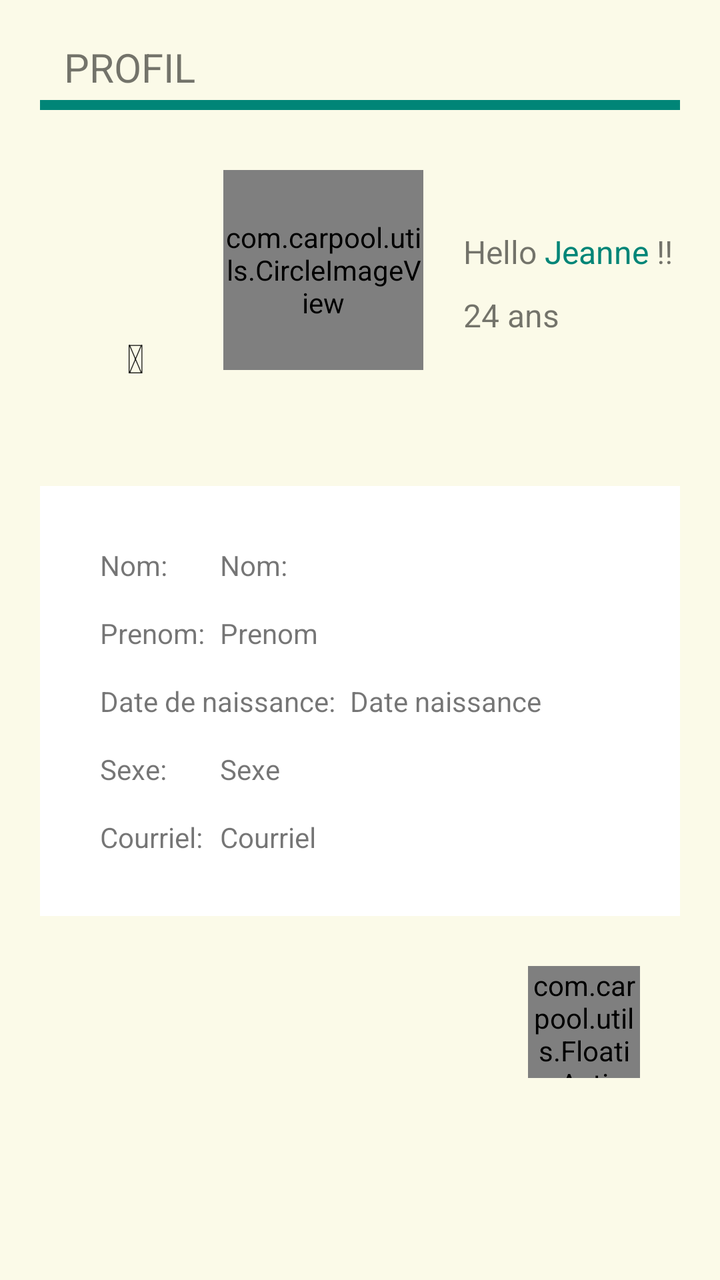
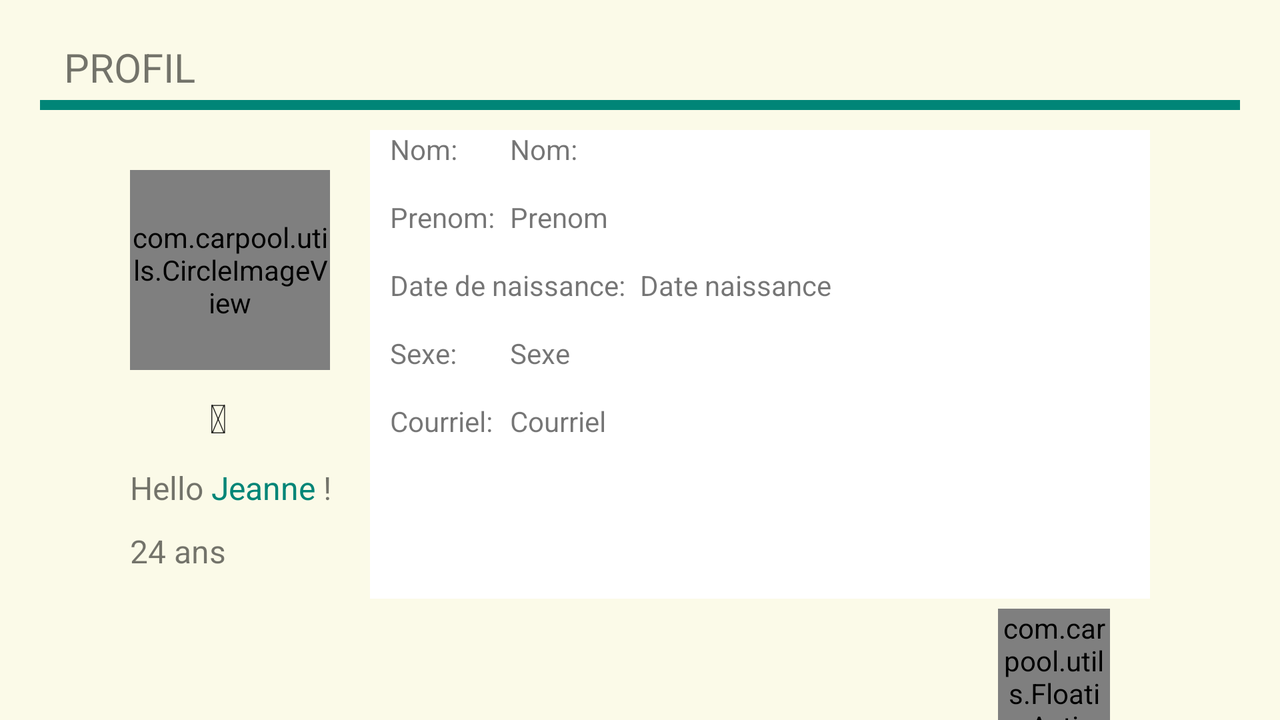

The same Android screen from two of the app's own layout files: first res/layout/ as a phone draws it, then the author's variant for another configuration, drawn on a device whose configuration selects that folder. Both files follow.
<!-- AndroidManifest.xml: application theme AppTheme -->
<!-- res/layout/fragment_profil_layout.xml -->
<?xml version="1.0" encoding="utf-8"?>
<RelativeLayout xmlns:android="http://schemas.android.com/apk/res/android"
    android:layout_width="match_parent"
    android:layout_height="match_parent"
    android:background="@color/bg_activite"
    xmlns:app="http://schemas.android.com/apk/res-auto"
    >
    <TextView
        android:layout_width="wrap_content"
        android:layout_height="wrap_content"
        android:text="PROFIL"
        android:gravity="center"
        android:textSize="20dp"
        android:id="@+id/textView"
        android:layout_alignParentTop="true"
        android:layout_alignParentStart="true"
        android:layout_marginStart="32dp"
        android:layout_marginTop="20dp"
        />


    <LinearLayout
        android:layout_width="fill_parent"
        android:layout_height="fill_parent"
        android:orientation="vertical"
        android:layout_marginLeft="20dp"
        android:layout_marginRight="20dp">

        <ImageView
            android:layout_width="fill_parent"
            android:layout_height="5dip"
            android:id="@+id/lineSeparator"
            android:src="@drawable/line"
            android:layout_marginTop="50dp"
            android:background="@color/material_deep_teal_500"
            />

            <LinearLayout
                android:layout_width="wrap_content"
                android:layout_height="wrap_content"
                android:layout_gravity="center"
                android:orientation="horizontal">

                <Button
                    android:layout_width="wrap_content"
                    android:layout_height="wrap_content"
                    android:layout_marginTop="100dp"
                    android:text="&#xf030;"
                    android:textSize="20sp"
                    android:id="@+id/indic_camera"
                    android:background="#00000000"

                    />
                <com.carpool.utils.CircleImageView
                    android:layout_width="100dp"
                    android:layout_height="100dp"
                    android:layout_centerInParent="true"
                    android:src="@drawable/unnamed"
                    app:border_width="2dp"
                    app:border_color="@color/dark"
                    android:layout_marginTop="30dp"
                />

                <LinearLayout
                    android:layout_width="wrap_content"
                    android:layout_height="wrap_content"
                    android:orientation="vertical">
                <LinearLayout
                    android:layout_width="wrap_content"
                    android:layout_height="wrap_content"
                    android:orientation="horizontal">
                <TextView
                    android:layout_width="wrap_content"
                    android:layout_height="wrap_content"
                    android:text="Hello "
                    android:textSize="16sp"
                    android:layout_marginLeft="20dp"
                    android:layout_marginTop="60dp"
                    />
                <TextView
                    android:layout_width="wrap_content"
                    android:layout_height="wrap_content"
                    android:text="Jeanne"
                    android:layout_marginTop="60dp"
                    android:textSize="16sp"
                    android:id="@+id/indic_pseudo"
                    android:textColor="@color/material_deep_teal_500"/>
                    <TextView
                        android:layout_width="wrap_content"
                        android:layout_height="wrap_content"
                        android:text=" !!"
                        android:layout_marginTop="60dp"
                        android:textSize="16sp"/>
                </LinearLayout>
                <TextView
                    android:layout_width="100dp"
                    android:layout_height="wrap_content"
                    android:text="24 ans"
                    android:layout_marginLeft="20dp"
                    android:layout_marginTop="10dp"
                    android:id="@+id/indic_age"
                    android:textSize="16sp"/>
                </LinearLayout>
            </LinearLayout>

            <LinearLayout
            android:layout_width="fill_parent"
            android:layout_height="wrap_content"
            android:background="@android:color/white"
            android:orientation="vertical"
            android:padding="30dp"

            android:layout_marginTop="40dp">

            

            <LinearLayout
                android:layout_width="fill_parent"
                android:layout_height="wrap_content"
                android:orientation="horizontal"
                android:layout_marginTop="0dp"
                >
                <TextView
                    android:layout_width="60dp"
                    android:layout_height="wrap_content"
                    android:text="Nom:"
                    />

                <TextView
                    android:layout_width="fill_parent"
                    android:layout_height="wrap_content"
                    android:id ="@+id/txt_nom_userProfil"
                    android:text="Nom:"
                    />
            </LinearLayout>

            <LinearLayout
                android:layout_width="fill_parent"
                android:layout_height="wrap_content"
                android:orientation="horizontal"
                android:layout_marginTop="15dp"
                >
                <TextView
                    android:layout_width="60dp"
                    android:layout_height="wrap_content"
                    android:text="Prenom:"
                    />

                <TextView
                    android:layout_width="fill_parent"
                    android:layout_height="wrap_content"
                    android:id ="@+id/txt_prenom_userProfil"
                    android:text="Prenom"
                    />
            </LinearLayout>

            <LinearLayout
                android:layout_width="fill_parent"
                android:layout_height="wrap_content"
                android:orientation="horizontal"
                android:layout_marginTop="15dp"
                >
                <TextView
                    android:layout_width="125dp"
                    android:layout_height="wrap_content"
                    android:text="Date de naissance:"
                    />

                <TextView
                    android:layout_width="fill_parent"
                    android:layout_height="wrap_content"
                    android:id ="@+id/txt_date_naiss_userProfil"
                    android:text="Date naissance"
                    />
            </LinearLayout>

            <LinearLayout
                android:layout_width="fill_parent"
                android:layout_height="wrap_content"
                android:orientation="horizontal"
                android:layout_marginTop="15dp"
                >
                <TextView
                    android:layout_width="60dp"
                    android:layout_height="wrap_content"
                    android:text="Sexe:"
                    />

                <TextView
                    android:layout_width="fill_parent"
                    android:layout_height="wrap_content"
                    android:id ="@+id/txt_sexe_userProfil"
                    android:text="Sexe"
                    />
            </LinearLayout>

            <LinearLayout
                android:layout_width="fill_parent"
                android:layout_height="wrap_content"
                android:orientation="horizontal"
                android:layout_marginTop="15dp"
                >
                <TextView
                    android:layout_width="60dp"
                    android:layout_height="wrap_content"
                    android:text="Courriel:"
                    />

                <TextView
                    android:layout_width="fill_parent"
                    android:layout_height="wrap_content"
                    android:id ="@+id/txt_courriel_userProfil"
                    android:text="Courriel"
                    />
            </LinearLayout>
        </LinearLayout>

        


        <com.carpool.utils.FloatingActionButton
            android:id="@+id/fabButton"
            android:layout_width="56dp"
            android:layout_height="56dp"
            android:layout_gravity="bottom|right"
            android:layout_marginLeft="10dp"
            android:layout_marginTop="25dp"
            android:textSize="24sp"
            android:text = "@string/icone_modif_profil"
            android:layout_alignParentBottom="true"
            android:layout_alignParentRight="true"
            android:layout_alignParentEnd="true"
            android:layout_marginRight="20dp"

            />

    </LinearLayout>

</RelativeLayout>
<!-- resources referenced by this layout -->
<resources>
  <color name="bg_activite">#fffbfae8</color>
  <color name="dark">#FF222222</color>
  <!-- drawable unnamed: jpg bitmap (drawable, 8368 bytes) -->
  <!-- from res/values-v21/ -->
  <style name="AppTheme" parent="AppTheme.Base">
  
      <item name="android:windowContentTransitions">true</item>
      <item name="android:windowAllowEnterTransitionOverlap">true</item>
      <item name="android:windowAllowReturnTransitionOverlap">true</item>
      <item name="android:windowSharedElementEnterTransition">@android:transition/move</item>
      <item name="android:windowSharedElementExitTransition">@android:transition/move</item>
  
  </style>
  <style name="AppTheme.Base" parent="Theme.AppCompat.Light.DarkActionBar">
          <item name="colorPrimary">@color/colorPrimary</item>
          <item name="colorPrimaryDark">@color/colorPrimaryDark</item>
          <item name="android:windowNoTitle">true</item>
          <item name="windowActionBar">false</item>
          <item name="drawerArrowStyle">@style/DrawerArrowStyle</item>
  
      </style>
  <color name="colorPrimary">@color/material_deep_teal_500</color>
  <color name="colorPrimaryDark">@color/material_deep_teal_500</color>
  <style name="DrawerArrowStyle" parent="Widget.AppCompat.DrawerArrowToggle">
          <item name="spinBars">true</item>
          <item name="color">@android:color/white</item>
      </style>
</resources>
<!-- res/layout-land/fragment_profil_layout.xml (the author's variant of the layout above) -->
<!-- drawn on the phone turned sideways -->
<?xml version="1.0" encoding="utf-8"?>
<RelativeLayout xmlns:android="http://schemas.android.com/apk/res/android"
    android:layout_width="match_parent"
    android:layout_height="match_parent"
    android:background="@color/bg_activite"
    xmlns:app="http://schemas.android.com/apk/res-auto"
    >
    <TextView
        android:layout_width="wrap_content"
        android:layout_height="wrap_content"
        android:text="PROFIL"
        android:layout_gravity="center"
        android:textSize="20dp"
        android:id="@+id/textView"
        android:layout_alignParentTop="true"
        android:layout_alignParentStart="true"
        android:layout_marginStart="32dp"
        android:layout_marginTop="20dp"

        />


    <LinearLayout
        android:layout_width="fill_parent"
        android:layout_height="fill_parent"
        android:orientation="vertical"
        android:layout_marginLeft="20dp"
        android:layout_marginRight="20dp">

        <ImageView
            android:layout_width="fill_parent"
            android:layout_height="5dip"
            android:id="@+id/lineSeparator"
            android:src="@drawable/line"
            android:layout_marginTop="50dp"
            android:background="@color/material_deep_teal_500"
            />

            <LinearLayout
                android:layout_width="510dp"
                android:layout_height="wrap_content"
                android:layout_gravity="center"
                android:orientation="horizontal"
                android:weightSum="1">


                <LinearLayout
                    android:layout_width="wrap_content"
                    android:layout_height="wrap_content">

                </LinearLayout>

                <LinearLayout
                    android:layout_width="wrap_content"
                    android:layout_height="wrap_content"
                    android:orientation="vertical">

                    <com.carpool.utils.CircleImageView
                        android:layout_width="100dp"
                        android:layout_height="100dp"
                        android:layout_centerInParent="true"
                        android:src="@drawable/unnamed"
                        app:border_width="2dp"
                        app:border_color="@color/dark"
                        android:layout_marginTop="30dp"
                        android:id = "@+id/imageView1"
                        android:layout_weight="0.29" />

                    <Button
                        android:layout_width="wrap_content"
                        android:layout_height="wrap_content"
                        android:text="&#xf030;"
                        android:textSize="20sp"
                        android:id="@+id/indic_camera"
                        android:background="#00000000"
                        android:layout_gravity="bottom" />

                    <LinearLayout
                        android:layout_width="fill_parent"
                        android:layout_height="fill_parent"
                        >
                    <TextView
                        android:layout_width="wrap_content"
                        android:layout_height="wrap_content"
                        android:text="Hello "
                        android:textSize="16sp"
                    />
                    <TextView
                        android:layout_width="wrap_content"
                        android:layout_height="wrap_content"
                        android:text="Jeanne"

                        android:textSize="16sp"
                        android:id="@+id/indic_pseudo"
                        android:textColor="@color/material_deep_teal_500"/>

                    <TextView
                        android:layout_width="60dp"
                        android:layout_height="wrap_content"
                        android:text=" !!"
                        android:textSize="16sp"/>
                    </LinearLayout>

                    <TextView
                        android:layout_width="100dp"
                        android:layout_height="wrap_content"
                        android:text="24 ans"

                        android:layout_marginTop="10dp"
                        android:id="@+id/indic_age"
                        android:textSize="16sp"/>

                </LinearLayout>
                <TextView
                    android:layout_width="20dp"
                    android:layout_height="wrap_content" />
            <LinearLayout
                android:layout_width="fill_parent"
                android:layout_height="wrap_content"
                android:orientation="vertical">

                <LinearLayout
                    android:layout_width="fill_parent"
                    android:layout_height="250dp"
                    android:background="@android:color/white"
                    android:orientation="vertical"
                    android:layout_marginTop="10dp"
                    android:paddingLeft="10dp"
                    android:layout_weight="0.90">

                    <LinearLayout
                        android:layout_width="fill_parent"
                        android:layout_height="wrap_content"
                        android:orientation="horizontal"
                        android:layout_marginTop="0dp"
                        >
                        <TextView
                            android:layout_width="60dp"
                            android:layout_height="wrap_content"
                            android:text="Nom:"
                            />

                        <TextView
                            android:layout_width="fill_parent"
                            android:layout_height="wrap_content"
                            android:id ="@+id/txt_nom_userProfil"
                            android:text="Nom:"
                            />
                    </LinearLayout>

                    <LinearLayout
                        android:layout_width="fill_parent"
                        android:layout_height="wrap_content"
                        android:orientation="horizontal"
                        android:layout_marginTop="15dp"
                        >
                        <TextView
                            android:layout_width="60dp"
                            android:layout_height="wrap_content"
                            android:text="Prenom:"
                            />

                        <TextView
                            android:layout_width="fill_parent"
                            android:layout_height="wrap_content"
                            android:id ="@+id/txt_prenom_userProfil"
                            android:text="Prenom"
                            />
                    </LinearLayout>

                    <LinearLayout
                        android:layout_width="fill_parent"
                        android:layout_height="wrap_content"
                        android:orientation="horizontal"
                        android:layout_marginTop="15dp"
                        >
                        <TextView
                            android:layout_width="125dp"
                            android:layout_height="wrap_content"
                            android:text="Date de naissance:"
                            />

                        <TextView
                            android:layout_width="fill_parent"
                            android:layout_height="wrap_content"
                            android:id ="@+id/txt_date_naiss_userProfil"
                            android:text="Date naissance"
                            />
                    </LinearLayout>

                    <LinearLayout
                        android:layout_width="fill_parent"
                        android:layout_height="wrap_content"
                        android:orientation="horizontal"
                        android:layout_marginTop="15dp"
                        >
                        <TextView
                            android:layout_width="60dp"
                            android:layout_height="wrap_content"
                            android:text="Sexe:"
                            />

                        <TextView
                            android:layout_width="fill_parent"
                            android:layout_height="wrap_content"
                            android:id ="@+id/txt_sexe_userProfil"
                            android:text="Sexe"
                            />
                    </LinearLayout>

                    <LinearLayout
                        android:layout_width="fill_parent"
                        android:layout_height="wrap_content"
                        android:orientation="horizontal"
                        android:layout_marginTop="15dp"
                        >
                        <TextView
                            android:layout_width="60dp"
                            android:layout_height="wrap_content"
                            android:text="Courriel:"
                            />

                        <TextView
                            android:layout_width="fill_parent"
                            android:layout_height="wrap_content"
                            android:id ="@+id/txt_courriel_userProfil"
                            android:text="Courriel"
                            />
                    </LinearLayout>
                </LinearLayout>


                <com.carpool.utils.FloatingActionButton
                    android:id="@+id/fabButton"
                    android:layout_width="56dp"
                    android:layout_height="56dp"
                    android:layout_gravity="bottom|right"
                    android:layout_marginLeft="10dp"
                    android:layout_marginTop="5dp"
                    android:textSize="24sp"
                    android:text = "@string/icone_modif_profil"
                    android:layout_alignParentBottom="true"
                    android:layout_alignParentRight="true"
                    android:layout_alignParentEnd="true"
                    android:layout_marginRight="20dp"

                    />
                </LinearLayout>

            </LinearLayout>


    </LinearLayout>

</RelativeLayout>
